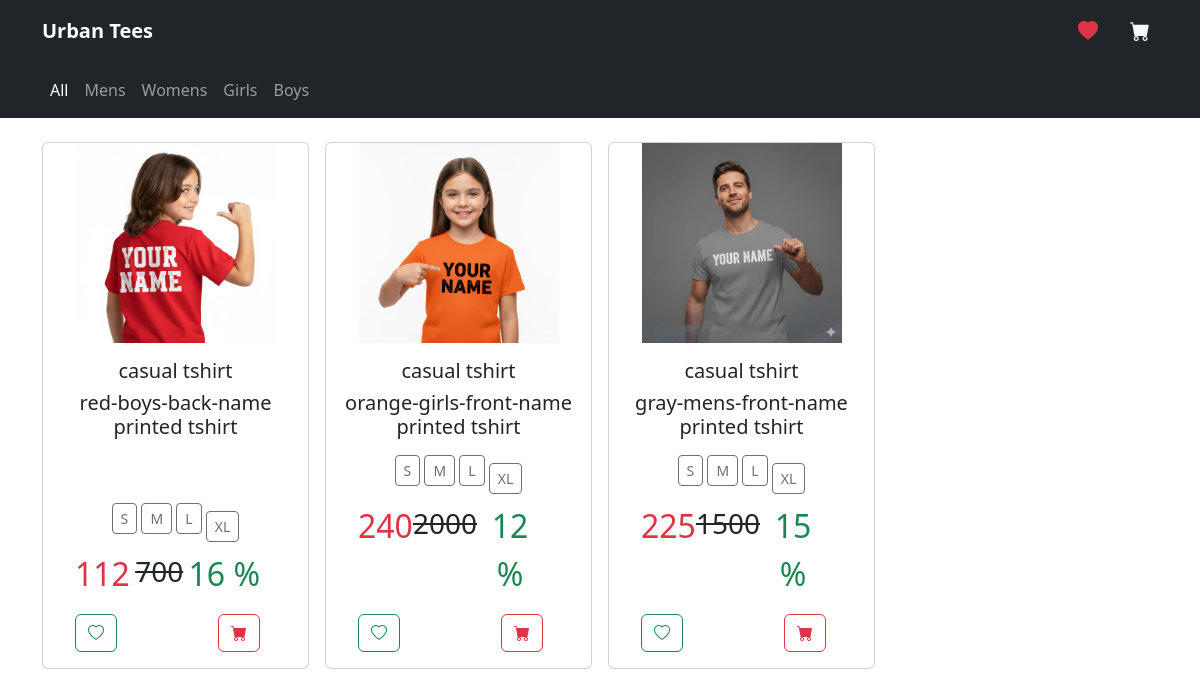
/user_products, run on the app's committed database.
### urban_tees_app/models.py (models this page shows, shortened)
class Product(models.Model):
    CATEGORY_CHOICES = [
        ('mens', 'Mens'),
        ('womens', 'Womens'),
        ('girls', 'Girls'),
        ('boys', 'Boys'),
    ]
    item_image1 = models.CharField(max_length=255)
    item_image2 = models.CharField(max_length=255)
    item_image3 = models.CharField(max_length=255)
    item_image4 = models.CharField(max_length=255)
    item_name = models.CharField(max_length=255)
    item_description = models.CharField(max_length=255)
    new_price = models.IntegerField()
    old_price = models.IntegerField()
    offer = models.IntegerField()
    category = models.CharField(max_length=10, choices=CATEGORY_CHOICES)
    small_size=models.IntegerField()
    medium_size=models.IntegerField()
    large_size=models.IntegerField()
    extralarge_size=models.IntegerField()

### urban_tees_app/views.py (the view)
# urls.py: path('user_products', views.user_products, name='user_products'),
def user_products(request, category=None):
    categories = ['mens', 'womens', 'girls', 'boys']
    if category in categories:
        item_details = Product.objects.filter(category=category)
    else:
        item_details = Product.objects.all()
    return render(request, 'user_products.html', {
        'item':item_details,
        'category': category,
    })

### urban_tees_app/templates/user_products.html (shortened to what this page needs)
<!DOCTYPE html>
<html lang="en">
<head>
    <link href="https://cdn.jsdelivr.net/npm/bootstrap@5.3.3/dist/css/bootstrap.min.css" rel="stylesheet">
    <link href="https://cdn.jsdelivr.net/npm/bootstrap-icons@1.10.5/font/bootstrap-icons.css" rel="stylesheet">
</head>
<body>
    {% load static %}
    <nav class="navbar navbar-expand-lg navbar-dark bg-dark">
        <div class="container">
            <a class="navbar-brand fw-bold" href="#">Urban Tees</a>
            <div class="collapse navbar-collapse justify-content-end" id="navbarIcons">
                <ul class="navbar-nav mb-2 mb-lg-0">
                    <li class="nav-item">
                        <a class="nav-link position-relative" href="{% url 'wishlist_page' %}">
                            <i class="bi bi-heart-fill text-danger fs-5"></i>
                        </a>
                    </li>
                    <li class="nav-item ms-3">
                        <a class="nav-link position-relative" href="{% url 'cart_page' %}">
                            <i class="bi bi-cart-fill text-light fs-5"></i>
                        </a>
                    </li>
                </ul>
            </div>
        </div>
    </nav>
    <nav class="navbar navbar-expand-lg navbar-dark bg-dark mb-4 justify-content-evenly">
        <div class="container">
            <div class="collapse navbar-collapse">
                <ul class="navbar-nav me-auto mb-2 mb-lg-0">
                    <li class="nav-item">
                        <a class="nav-link {% if not selected_category %}active{% endif %}"
                            href="{% url 'user_products' %}">All</a>
                    </li>
                    <li class="nav-item">
                        <a class="nav-link {% if selected_category == 'mens' %}active{% endif %}"
                            href="{% url 'user_category_products' 'mens' %}">Mens
                        </a>
                    </li>
                    <li class="nav-item">
                        <a class="nav-link {% if selected_category == 'womens' %}active{% endif %}"
                            href="{% url 'user_category_products' 'womens' %}">Womens
                        </a>
                    </li>
                    <li class="nav-item">
                        <a class="nav-link {% if selected_category == 'girls' %}active{% endif %}"
                            href="{% url 'user_category_products' 'girls' %}">Girls</a>
                    </li>
                    <li class="nav-item">
                        <a class="nav-link {% if selected_category == 'boys' %}active{% endif %}"
                            href="{% url 'user_category_products' 'boys' %}">Boys</a>
                    </li>
                </ul>
            </div>
        </div>
    </nav>
    <div class="grid text-center container-fluid" style="--bs-columns: 3;">
        <div class="container mt-4">
            <div class="row g-3">
                {% for pro in item %}
                <div class="col-12 col-sm-6 col-md-4 col-lg-3 d-flex">
                    <div class="card w-100">
                        <a href="{% url 'user_single_product' pro.id %}">
                            <img src="{% static pro.item_image1 %}" class="card-img-top" alt="product image"
                                style="height: auto; max-height: 200px; object-fit: contain;">
                        </a>
                        <div class="card-body">
                            <h5 class="card-title">{{ pro.item_name }}</h5>
                            <h5 class="card-text ">{{ pro.item_description }}</h5>
                        </div>
                        <div>
                            <p class="card-text btn btn-outline-dark btn-sm disabled">S</p>
                            <p class="card-text btn btn-outline-dark btn-sm disabled">M</p>
                            <p class="card-text btn btn-outline-dark btn-sm disabled">L</p>
                            <p class="card-text btn btn-outline-dark btn-sm disabled">XL</p>
                        </div>
                        <ul class="d-flex justify-content-between me-5">
                            <li class="list-group-item text-danger fs-2"><strong></strong> {{ pro.new_price }}</li>
                            <li class="list-group-item fs-3"><del>{{ pro.old_price }}</del></li>
                            <li class="list-group-item text-success fs-2">{{ pro.offer }} %</li>
                        </ul>
                        <ul class=" d-flex justify-content-between me-5">
                            <a class="btn btn-outline-success" href="{% url 'wishlist_page'  %}">
                                <i class="bi bi-heart"></i> </a>
                            <a class="btn btn-outline-danger" href="{% url 'cart_page' %}">
                                <i class="bi bi-cart-fill"></i>
                            </a>
                        </ul>
                    </div>
                </div>
                {% endfor %}
            </div>
        </div>
    </div>
</body>
</html>

### data on the page
Product: item_image1 (picture), item_name "casual tshirt", item_description "red-boys-back-name printed tshirt", new_price "112", old_price "700", offer "16"
Product: item_image1 (picture), item_name "casual tshirt", item_description "orange-girls-front-name printed tshirt", new_price "240", old_price "2000", offer "12"
Product: item_image1 (picture), item_name "casual tshirt", item_description "gray-mens-front-name printed tshirt", new_price "225", old_price "1500", offer "15"
